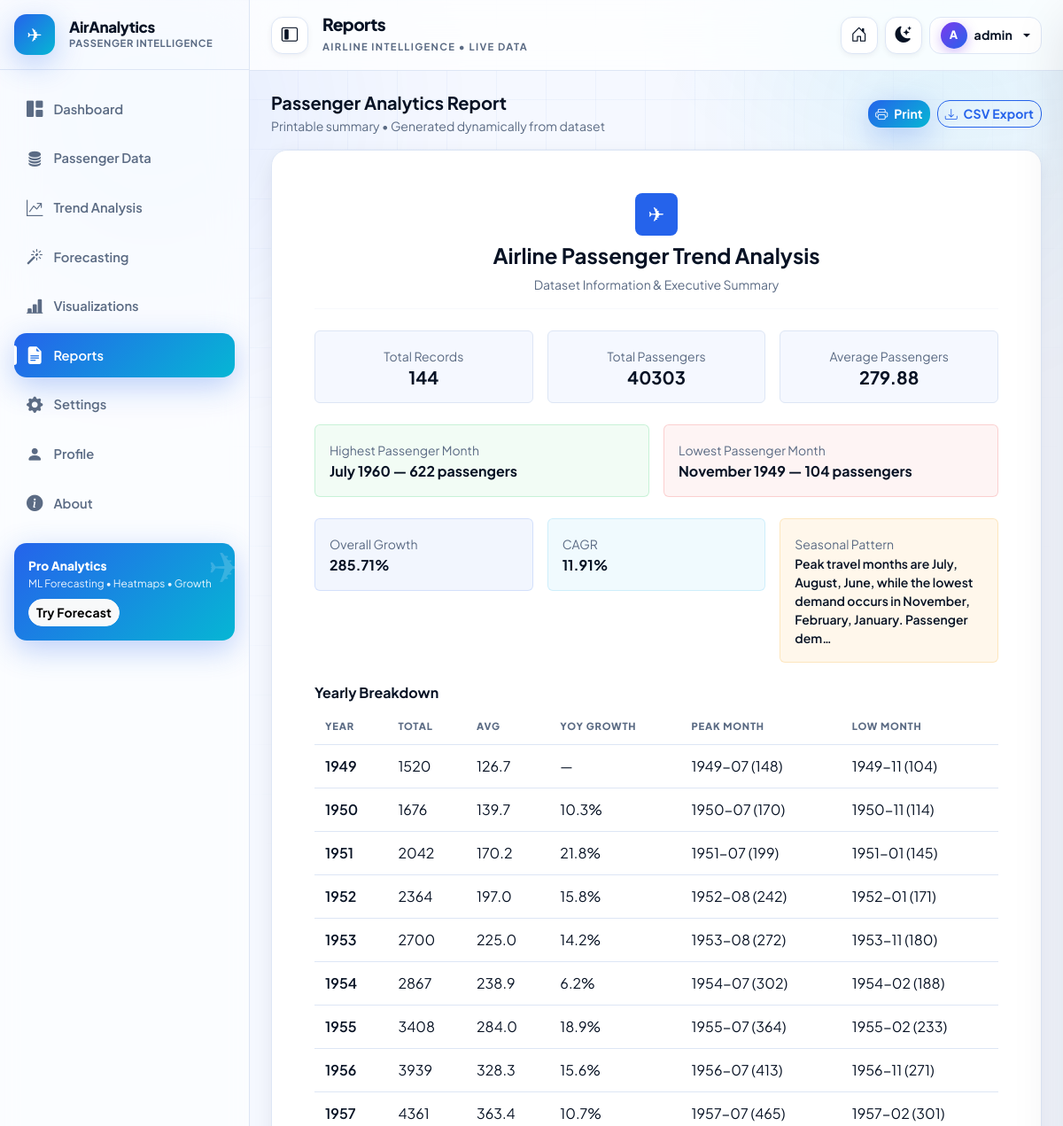
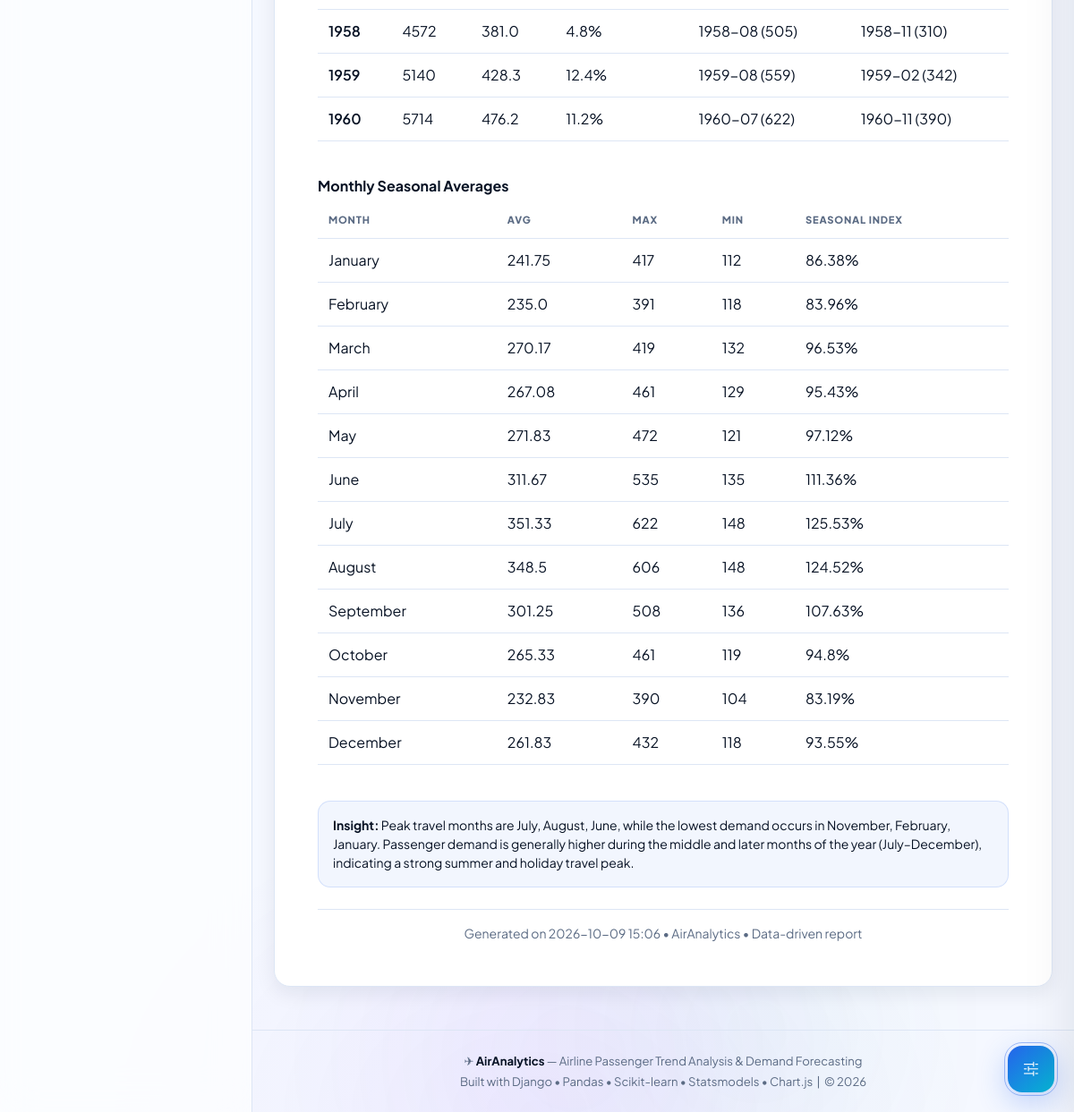
The app's page /reports/ (signed in) with its own data (2 pictures, top to bottom).
### passengers/models.py (models this page shows, shortened)
class PassengerData(models.Model):
    month = models.DateField(unique=True, db_index=True, help_text="First day of month, e.g. 1949-01-01")
    passengers = models.PositiveIntegerField(validators=[MinValueValidator(0)], help_text="Number of passengers")
    created_at = models.DateTimeField(auto_now_add=True)
    updated_at = models.DateTimeField(auto_now=True)
    class Meta:
        ordering = ['month']
        verbose_name = 'Passenger Data'
        verbose_name_plural = 'Passenger Data'
        indexes = [
            models.Index(fields=['month']),
            models.Index(fields=['passengers']),
        ]

### passengers/views.py (the view)
# urls.py: path('reports/', views.reports, name='reports'),
@login_required
def reports(request):
    qs = get_queryset()
    stats = get_dashboard_stats(qs)
    yearly = get_yearly_statistics(qs)
    monthly = get_monthly_statistics(qs)
    growth = get_growth_statistics(qs)
    seasonal = get_seasonal_statistics(qs)
    peak_low = get_peak_low_year(qs)
    forecast_summary = None
    try:
        if qs.count() >= 6:
            res = generate_forecast(qs=qs, model_name='linear', periods=12)
            table = [{'month': row['month'].strftime('%Y-%m'), 'predicted': int(row['predicted'])} for _, row in res['forecast'].iterrows()]
            forecast_summary = {'table': table[:3], 'total_forecast': sum([x['predicted'] for x in table]), 'metrics': res['metrics']}
    except:
        forecast_summary = None
    peak = stats['peak']
    low = stats['low']
    context = {
        'stats': stats,
        'yearly': yearly,
        'monthly': monthly,
        'growth': growth,
        'seasonal': seasonal,
        'peak_low': peak_low,
        'forecast_summary': forecast_summary,
        'peak': peak,
        'low': low,
    }
    return render(request, 'passengers/reports.html', context)

### passengers/templates/passengers/reports.html (shortened to what this page needs)
{% extends "base.html" %}
{% block page_title %}Reports{% endblock %}
{% block content %}
<div class="d-flex justify-content-between align-items-center mb-3">
  <div><h5 class="fw-bold mb-1">Passenger Analytics Report</h5><p class="small text-muted mb-0">Printable summary • Generated dynamically from dataset</p></div>
  <div class="d-flex gap-2">
    <button onclick="window.print()" class="btn btn-primary btn-sm"><i class="bi bi-printer me-1"></i> Print</button>
    <a href="/passengers/export/" class="btn btn-outline-primary btn-sm"><i class="bi bi-download me-1"></i> CSV Export</a>
  </div>
</div>
<div id="report" class="card-modern p-4 p-lg-5" style="background:var(--card-bg)">
  <div class="text-center mb-4">
    <div class="d-inline-flex align-items-center justify-content-center rounded-3 mb-2" style="width:48px;height:48px;background:var(--primary);color:#fff;font-size:1.4rem">✈</div>
    <h4 class="fw-bold">Airline Passenger Trend Analysis</h4>
    <p class="small text-muted">Dataset Information & Executive Summary</p>
    <hr style="border-color:var(--border)">
  </div>
  <div class="row g-3 mb-4">
    <div class="col-md-4"><div class="p-3 rounded text-center" style="background:var(--bg);border:1px solid var(--border)"><small class="text-muted">Total Records</small><div class="h5 fw-bold mb-0">{{ stats.count }}</div></div></div>
    <div class="col-md-4"><div class="p-3 rounded text-center" style="background:var(--bg);border:1px solid var(--border)"><small class="text-muted">Total Passengers</small><div class="h5 fw-bold mb-0">{{ stats.total }}</div></div></div>
    <div class="col-md-4"><div class="p-3 rounded text-center" style="background:var(--bg);border:1px solid var(--border)"><small class="text-muted">Average Passengers</small><div class="h5 fw-bold mb-0">{{ stats.avg }}</div></div></div>
  </div>
  <div class="row g-3 mb-4">
    <div class="col-md-6"><div class="p-3 rounded" style="background:rgba(34,197,94,.06);border:1px solid rgba(34,197,94,.2)"><small class="text-muted">Highest Passenger Month</small>{% if peak %}<div class="fw-bold">{{ peak.month|date:"F Y" }} — {{ peak.passengers }} passengers</div>{% else %}<div class="text-muted">No data</div>{% endif %}</div></div>
    <div class="col-md-6"><div class="p-3 rounded" style="background:rgba(239,68,68,.06);border:1px solid rgba(239,68,68,.2)"><small class="text-muted">Lowest Passenger Month</small>{% if low %}<div class="fw-bold">{{ low.month|date:"F Y" }} — {{ low.passengers }} passengers</div>{% else %}<div class="text-muted">No data</div>{% endif %}</div></div>
  </div>
  <div class="row g-3 mb-4">
    <div class="col-md-4"><div class="p-3 rounded" style="background:rgba(37,99,235,.06);border:1px solid rgba(37,99,235,.15)"><small class="text-muted">Overall Growth</small><div class="fw-bold">{{ growth.overall_growth }}%</div></div></div>
    <div class="col-md-4"><div class="p-3 rounded" style="background:rgba(14,165,233,.06);border:1px solid rgba(14,165,233,.15)"><small class="text-muted">CAGR</small><div class="fw-bold">{{ growth.cagr }}%</div></div></div>
    <div class="col-md-4"><div class="p-3 rounded" style="background:rgba(245,158,11,.08);border:1px solid rgba(245,158,11,.2)"><small class="text-muted">Seasonal Pattern</small><div class="small fw-semibold">{{ seasonal.insight|truncatechars:120 }}</div></div></div>
  </div>
  <h6 class="fw-bold mt-4">Yearly Breakdown</h6>
  <div class="table-responsive">
    <table class="table table-sm table-modern"><thead><tr><th>Year</th><th>Total</th><th>Avg</th><th>YoY Growth</th><th>Peak Month</th><th>Low Month</th></tr></thead>
    <tbody>{% for y in yearly %}<tr><td class="fw-semibold">{{ y.year }}</td><td>{{ y.total }}</td><td>{{ y.avg|floatformat:1 }}</td><td>{% if y.yoy_growth %}{{ y.yoy_growth|floatformat:1 }}%{% else %}—{% endif %}</td><td>{{ y.peak_month }} ({{ y.peak_value }})</td><td>{{ y.low_month }} ({{ y.low_value }})</td></tr>{% empty %}<tr><td colspan="6" class="text-center text-muted">No data</td></tr>{% endfor %}</tbody></table>
  </div>
  <h6 class="fw-bold mt-4">Monthly Seasonal Averages</h6>
  <div class="table-responsive">
    <table class="table table-sm table-modern"><thead><tr><th>Month</th><th>Avg</th><th>Max</th><th>Min</th><th>Seasonal Index</th></tr></thead>
    <tbody>{% for m in monthly %}<tr><td>{{ m.month_name }}</td><td>{{ m.avg }}</td><td>{{ m.max }}</td><td>{{ m.min }}</td><td>{{ m.seasonal_index }}%</td></tr>{% endfor %}</tbody></table>
  </div>
  <div class="alert alert-info small mt-4" style="background:rgba(37,99,235,.06);border-color:rgba(37,99,235,.15);color:var(--text)">
    <strong>Insight:</strong> {{ seasonal.insight }}
  </div>
  <div class="text-center small text-muted mt-4 pt-3 border-top" style="border-color:var(--border)!important">Generated on {% now "Y-m-d H:i" %} • AirAnalytics • Data-driven report</div>
</div>
{% endblock %}

### templates/base.html (shortened to what this page needs)
{% load static %}<!DOCTYPE html>
<html lang="en" data-theme="light">
<head>
<link href="https://cdn.jsdelivr.net/npm/bootstrap@5.3.3/dist/css/bootstrap.min.css" rel="stylesheet">
<link rel="stylesheet" href="https://cdn.jsdelivr.net/npm/bootstrap-icons@1.11.3/font/bootstrap-icons.css">
<link rel="stylesheet" href="{% static 'css/tokens.css' %}">
<link rel="stylesheet" href="{% static 'css/core.css' %}">
<link rel="stylesheet" href="{% static 'css/components.css' %}">
<link rel="stylesheet" href="{% static 'css/appearance.css' %}">
<link rel="stylesheet" href="{% static 'css/bootstrap-theme.css' %}">
</head>
<body>
<div class="aa-bg" aria-hidden="true">
  <span class="aa-bg__orb aa-bg__orb--blue"></span>
</div>
<nav id="sidebar" class="sidebar" aria-label="Main navigation">
  <div class="sidebar-head">
    <div class="d-flex align-items-center gap-3 w-100">
      <div class="brand-badge shimmer" aria-hidden="true">✈</div>
      <div class="sidebar-title flex-grow-1">
        <div class="brand-title">AirAnalytics</div>
        <div class="brand-sub">PASSENGER INTELLIGENCE</div>
      </div>
    </div>
  </div>
  <div class="sidebar-body flex-grow-1">
    <div class="sidebar-nav">
      <a class="nav-link {% if request.path == '/dashboard/' or request.path == '/' %}active{% endif %}" href="/dashboard/" title="Dashboard"><i class="bi bi-grid-1x2-fill"></i> <span class="nav-text">Dashboard</span></a>
      <a class="nav-link {% if '/passengers' in request.path %}active{% endif %}" href="/passengers/" title="Passenger Data"><i class="bi bi-database-fill"></i> <span class="nav-text">Passenger Data</span></a>
      <a class="nav-link {% if request.path == '/trends/' %}active{% endif %}" href="/trends/" title="Trend Analysis"><i class="bi bi-graph-up-arrow"></i> <span class="nav-text">Trend Analysis</span></a>
      <a class="nav-link {% if request.path == '/forecast/' %}active{% endif %}" href="/forecast/" title="Forecasting"><i class="bi bi-magic"></i> <span class="nav-text">Forecasting</span></a>
      <a class="nav-link {% if request.path == '/visualizations/' %}active{% endif %}" href="/visualizations/" title="Visualizations"><i class="bi bi-bar-chart-line-fill"></i> <span class="nav-text">Visualizations</span></a>
      <a class="nav-link {% if request.path == '/reports/' %}active{% endif %}" href="/reports/" title="Reports"><i class="bi bi-file-earmark-text-fill"></i> <span class="nav-text">Reports</span></a>
      <a class="nav-link {% if request.path == '/settings/' %}active{% endif %}" href="/settings/" title="Settings"><i class="bi bi-gear-fill"></i> <span class="nav-text">Settings</span></a>
      <a class="nav-link {% if request.path == '/profile/' %}active{% endif %}" href="/profile/" title="Profile"><i class="bi bi-person-fill"></i> <span class="nav-text">Profile</span></a>
      <a class="nav-link {% if request.path == '/about/' %}active{% endif %}" href="/about/" title="About"><i class="bi bi-info-circle-fill"></i> <span class="nav-text">About</span></a>
    </div>
    <div class="sidebar-cta-wrap">
      <div class="sidebar-cta">
        <div class="sidebar-cta__plane" aria-hidden="true">✈</div>
        <div class="sidebar-cta__title">Pro Analytics</div>
        <div class="sidebar-cta__sub">ML Forecasting • Heatmaps • Growth</div>
        <a href="/forecast/" class="btn btn-sm btn-light mt-2 fw-bold">Try Forecast</a>
      </div>
    </div>
  </div>
</nav>
<div id="mainContent" class="main-content">
  <header class="topnav px-3 px-lg-4 py-3 d-flex align-items-center justify-between">
    <div class="d-flex align-items-center gap-3">
      <button class="topbar-icon-btn d-none d-lg-inline-flex" onclick="toggleCollapse()" id="sidebarToggleBtn" title="Collapse sidebar" aria-label="Collapse sidebar" aria-expanded="true" aria-controls="sidebar"><i class="bi bi-layout-sidebar-inset" id="sidebarToggleIcon"></i></button>
      <div>
        <h1 class="mb-0 page-title">{% block page_title %}Dashboard{% endblock %}</h1>
        <small class="page-kicker d-none d-md-inline">Airline Intelligence • Live Data</small>
      </div>
    </div>
    <div class="d-flex align-items-center gap-2 ms-auto">
      <a href="/" class="topbar-icon-btn d-none d-md-inline-flex" title="Home" aria-label="Home"><i class="bi bi-house-door"></i></a>
      <button class="topbar-icon-btn" onclick="toggleTheme()" id="themeBtn" title="Toggle theme" aria-label="Toggle dark mode"></button>
      {% if user.is_authenticated %}
      <div class="dropdown">
        <button class="btn dropdown-toggle d-flex user-menu-btn" data-bs-toggle="dropdown">
          <span class="avatar-circle avatar-circle--sm">{{ user.username|slice:":1"|upper }}</span>
          <span class="d-none d-md-inline user-menu-btn__name">{{ user.username }}</span>
        </button>
      </div>
      {% else %}
      <a href="/login/" class="btn btn-primary btn-sm">Login</a>
      <a href="/register/" class="btn btn-outline-primary btn-sm">Register</a>
      {% endif %}
    </div>
  </header>
  <div class="p-3 p-lg-4 flex-grow-1">
    {% block content %}{% endblock %}
  </div>
  <footer class="app-footer text-center py-4 px-3 mt-4">
    <div class="mb-1"><span class="footer-plane" aria-hidden="true">✈</span> <strong class="text-theme">AirAnalytics</strong> — Airline Passenger Trend Analysis &amp; Demand Forecasting</div>
    <div>Built with Django • Pandas • Scikit-learn • Statsmodels • Chart.js &nbsp;|&nbsp; © 2026</div>
  </footer>
</div>
</body>
</html>

### records on screen
PassengerData: month "July 1960", passengers "622"
PassengerData: month "November 1949", passengers "104"

### other values on screen
{{ user.username|slice:":1"|upper }} "A"
{{ user.username }} "admin"
{{ stats.count }} "144"
{{ stats.total }} "40303"
{{ stats.avg }} "279.88"
{{ growth.overall_growth }} "285.71"
{{ growth.cagr }} "11.91"
{{ seasonal.insight|truncatechars:120 }} "Peak travel months are July, August, June, while the lowest demand occurs in November, February, January. Passenger dem…"
{{ y.year }} "1949" "1950" "1951" "1952" "1953" "1954" "1955" "1956" "1957" "1958" "1959" "1960"
{{ y.total }} "1520" "1676" "2042" "2364" "2700" "2867" "3408" "3939" "4361" "4572" "5140" "5714"
{{ y.avg|floatformat:1 }} "126.7" "139.7" "170.2" "197.0" "225.0" "238.9" "284.0" "328.3" "363.4" "381.0" "428.3" "476.2"
{{ y.peak_month }} "1949-07" "1950-07" "1951-07" "1952-08" "1953-08" "1954-07" "1955-07" "1956-07" "1957-07" "1958-08" "1959-08" "1960-07"
{{ y.peak_value }} "148" "170" "199" "242" "272" "302" "364" "413" "465" "505" "559" "622"
{{ y.low_month }} "1949-11" "1950-11" "1951-01" "1952-01" "1953-11" "1954-02" "1955-02" "1956-11" "1957-02" "1958-11" "1959-02" "1960-11"
{{ y.low_value }} "104" "114" "145" "171" "180" "188" "233" "271" "301" "310" "342" "390"
